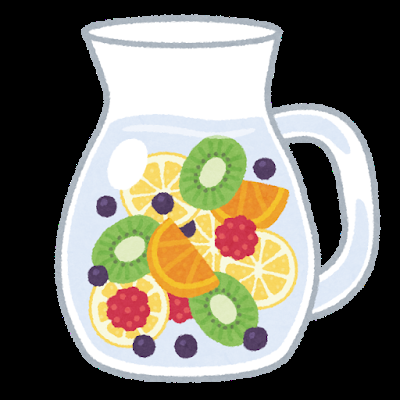
#> input picture sample/irasutoya_drink.png, 400 x 400 px, found by its file name
$ jupyter execute PixelsInImage.ipynb
#> lines starting #> are read from the running program, lines starting #| are printed output that depends on the picture; after the words box and inside, x2 and y2 are one past the last pixel; in counts of white or black regions, pixels touching at a corner belong together
<a href="https://colab.research.google.com/github/shizoda/education/blob/main/image/PixelsInImage.ipynb" target="_parent"></a>

# デジタル画像

コンピュータ上で扱われる画像（デジタル画像）について学びます。画像の一部（関心領域 ROI: Region of Interest）を拡大してみます。カラー画像がR (Red), G (Green), B (Blue) の3つのチャンネルから成り立つことが確認できます。

## ツールの使い方

1.  **ROI（関心領域）の設定**フォームが表示されます。
2.  **自動探索モード**
    * デフォルト（`manual_x = -1`）のままコードを実行すると、プログラムが画像内で最も特徴的だと判断した領域を自動で探し、その座標（X, Y）を出力します。
3.  **手動設定モード**
    * `manual_x`と`manual_y`に0以上の整数値を入力すると、指定した座標を左上としてROIが設定されます。

[cell 1]
# @markdown ### ROI（関心領域）の設定
# @markdown `manual_x` か `manual_y` に-1を設定すると自動探索モードになります。
# @markdown 0以上の値を設定すると、その座標がROIの左上隅として手動で設定されます。
# @markdown ---
manual_x = -1  # @param {type:"integer"}
manual_y = -1  # @param {type:"integer"}
manual_width = 7  # @param {type:"integer"}
manual_height = 10 # @param {type:"integer"}

import cv2
import numpy as np
import matplotlib.pyplot as plt
import urllib.request
from matplotlib.colors import LinearSegmentedColormap

# 画像のダウンロード
url = "https://raw.githubusercontent.com/shizoda/education/refs/heads/main/sample/irasutoya_drink.png"
image_path = "/tmp/downloaded_image.png"

try:
    with urllib.request.urlopen(url) as response, open(image_path, 'wb') as f:
        f.write(response.read())
except Exception as e:
    print(f"画像のダウンロードに失敗しました。エラー: {e}")
    exit()

# 画像の読み込み (アルファチャンネルを保持)
image = cv2.imread(image_path, cv2.IMREAD_UNCHANGED)
#> image is the input picture: shape (400, 400, 4); mean B, G, R, A 106.3, 118, 120.9, 140.6

if image is None:
    print("画像の読み込みに失敗しました。")
    exit()

# アルファチャンネルがある場合、透明部分を白に変換
if image.shape[2] == 4:
    alpha_channel = image[:,:,3]
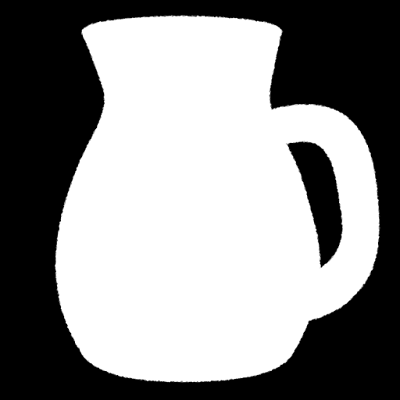
#> alpha_channel: shape (400, 400); min 0, max 255, mean 140.6
    image[alpha_channel == 0] = [255, 255, 255, 255]
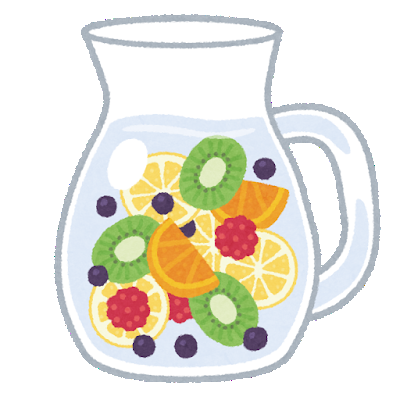
#> image: shape (400, 400, 4); mean B, G, R, A 218.3, 230.1, 233, 252.7

# BGR/BGRAからRGBに変換
if image.shape[2] == 4:
    image_rgb_orig = cv2.cvtColor(image, cv2.COLOR_BGRA2RGB)
else:
    image_rgb_orig = cv2.cvtColor(image, cv2.COLOR_BGR2RGB)

# 画像を128x128にリサイズ
target_size = (128, 128)
image_rgb = cv2.resize(image_rgb_orig, target_size, interpolation=cv2.INTER_AREA)
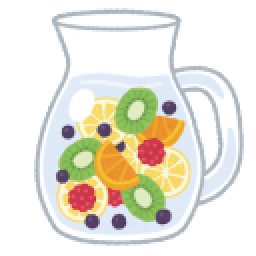
#> image_rgb: shape (128, 128, 3) (shown 2 times larger); mean R, G, B 233, 230.1, 218.3

# グレースケール変換
gray = cv2.cvtColor(image_rgb, cv2.COLOR_RGB2GRAY)
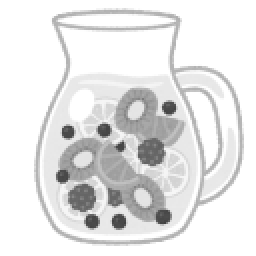
#> gray: shape (128, 128) (shown 2 times larger); min 65, max 255, mean 229.6

# --- ROIの決定ロジック ---
final_x, final_y, final_w, final_h = 0, 0, manual_width, manual_height

if manual_x < 0 or manual_y < 0:
    print("自動モードでROIを探索します...")
    # ▼▼▼ バランス調整用の重み ▼▼▼
    w_color = 3.0
    w_variance = 10.0

    best_x, best_y = -1, -1
    max_combined_score = -1

    scan_width = image_rgb.shape[1] - final_w
#> scan_width = 121
    scan_height = image_rgb.shape[0] - final_h
#> scan_height = 118

    if scan_width >= 0 and scan_height >= 0:
        for y in range(scan_height):
            for x in range(scan_width):
                roi_rgb = image_rgb[y:y+final_h, x:x+final_w]

                # 1. カラフルさのスコア
                roi_r = roi_rgb[:, :, 0].astype(np.int16)
                roi_g = roi_rgb[:, :, 1].astype(np.int16)
                roi_b = roi_rgb[:, :, 2].astype(np.int16)
                color_diff_score = np.sum(np.abs(roi_r - roi_g)) + \
                                   np.sum(np.abs(roi_g - roi_b)) + \
                                   np.sum(np.abs(roi_b - roi_r))

                # 2. 明るさの分散スコア
                roi_gray = gray[y:y+final_h, x:x+final_w]
                variance_score = np.var(roi_gray)

                # 3. 最終スコア
                combined_score = (w_color * color_diff_score) + (w_variance * variance_score)

                if combined_score > max_combined_score:
                    max_combined_score = combined_score
                    best_x, best_y = x, y
#> after the loop, best_x = 44; best_y = 94; max_combined_score = 87108.9

        final_x, final_y = best_x, best_y
#> final_x = 44; final_y = 94
        print(f"探索結果: X={final_x}, Y={final_y} にROIを自動設定しました。")
#| 探索結果: X=44, Y=94 にROIを自動設定しました。
    else:
        print("画像サイズが探索領域より小さいため、自動探索をスキップしました。")

else:
    print(f"手動モード: X={manual_x}, Y={manual_y} にROIを設定します。")
    final_x, final_y = manual_x, manual_y

# --- ここから後続の処理 ---
# 座標が画像の範囲外にならないように補正
final_x = max(0, min(final_x, image_rgb.shape[1] - final_w))
final_y = max(0, min(final_y, image_rgb.shape[0] - final_h))

# 見つかった領域を矩形で囲む
image_with_rect = image_rgb.copy()
cv2.rectangle(image_with_rect, (final_x, final_y), (final_x + final_w, final_y + final_h), (0, 0, 255), 1)
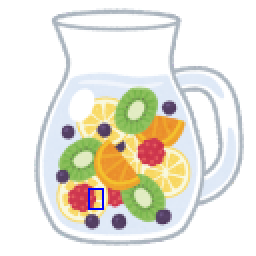
#> image_with_rect: shape (128, 128, 3) (shown 2 times larger); 0.21% of pixels changed, all inside (x1, y1, x2, y2) = (44, 94, 52, 105)

# 拡大する部分の座標
roi_gray = gray[final_y:final_y+final_h, final_x:final_x+final_w]
roi_r = image_rgb[final_y:final_y+final_h, final_x:final_x+final_w, 0]
roi_g = image_rgb[final_y:final_y+final_h, final_x:final_x+final_w, 1]
roi_b = image_rgb[final_y:final_y+final_h, final_x:final_x+final_w, 2]

# (以下、グラフ描画のコードは変更なし)
# ... (ピクセル値プロット用の関数やカスタムカラーマップ定義) ...

# ピクセル値を文字として表示し、格子を描画する汎用関数
def show_channel_with_grid_and_values(ax, data, title, cmap='gray', vmin=0, vmax=255):
    ax.imshow(data, cmap=cmap, vmin=vmin, vmax=vmax)
    ax.set_title(title)
    ax.axis("off")
    # 格子を描画
    for i in range(data.shape[0] + 1):
        ax.axhline(i - 0.5, color='white', lw=1)
    for j in range(data.shape[1] + 1):
        ax.axvline(j - 0.5, color='white', lw=1)
    for i in range(data.shape[0]):
        for j in range(data.shape[1]):
            # テキストの色を濃度値に応じて変更
            if "Red Channel" in title: text_color = "white"  # if data[i, j] <= 230 else "black"
            elif "Blue Channel" in title: text_color = "white"
            else: text_color = "white" if data[i, j] < 128 else "black"
            ax.text(j, i, f"{data[i, j]:3}", ha="center", va="center", color=text_color, fontsize=10)

# カスタムカラーマップを定義
cdict_red = {'red':   ((0.0, 0.0, 0.0), (1.0, 1.0, 1.0)), 'green': ((0.0, 0.0, 0.0), (1.0, 0.0, 0.0)), 'blue':  ((0.0, 0.0, 0.0), (1.0, 0.0, 0.0))}
Red_cmap = LinearSegmentedColormap('Red_cmap', segmentdata=cdict_red, N=256)
cdict_green = {'red':   ((0.0, 0.0, 0.0), (1.0, 0.0, 0.0)), 'green': ((0.0, 0.0, 0.0), (1.0, 1.0, 1.0)), 'blue':  ((0.0, 0.0, 0.0), (1.0, 0.0, 0.0))}
Green_cmap = LinearSegmentedColormap('Green_cmap', segmentdata=cdict_green, N=256)
cdict_blue = {'red':   ((0.0, 0.0, 0.0), (1.0, 0.0, 0.0)), 'green': ((0.0, 0.0, 0.0), (1.0, 0.0, 0.0)), 'blue':  ((0.0, 0.0, 0.0), (1.0, 1.0, 1.0))}
Blue_cmap = LinearSegmentedColormap('Blue_cmap', segmentdata=cdict_blue, N=256)

# --- グラフ描画 ---
# 1. 全体像のプロット
fig = plt.figure(figsize=(8, 7))

ax1 = fig.add_subplot(3, 4, 1)
ax1.set_title(f"Resized ({target_size[0]}x{target_size[1]})")
ax1.imshow(image_rgb)
ax1.axis("off")

ax4 = fig.add_subplot(3, 4, 2)
ax4.set_title("Red Channel")
ax4.imshow(image_rgb[:,:,0], cmap=Red_cmap)
ax4.axis("off")

ax5 = fig.add_subplot(3, 4, 3)
ax5.set_title("Green Channel")
ax5.imshow(image_rgb[:,:,1], cmap=Green_cmap)
ax5.axis("off")

ax6 = fig.add_subplot(3, 4, 4)
ax6.set_title("Blue Channel")
ax6.imshow(image_rgb[:,:,2], cmap=Blue_cmap)
ax6.axis("off")

ax2 = fig.add_subplot(3, 4, 5)
ax2.set_title("Grayscale Image")
ax2.imshow(gray, cmap='gray')
ax2.axis("off")

ax3 = fig.add_subplot(3, 4, 6)
ax3.set_title("Region of Interest")
ax3.imshow(image_with_rect)
ax3.axis("off")

# 拡大している領域の周囲 32x24 画素を切り出し表示
enlarged_w, enlarged_h = 32, 24
enlarged_x = max(0, final_x - (enlarged_w - final_w) // 2)
#> enlarged_x = 32
enlarged_y = max(0, final_y - (enlarged_h - final_h) // 2)
#> enlarged_y = 87
roi_enlarged = image_with_rect[enlarged_y:enlarged_y+enlarged_h, enlarged_x:enlarged_x+enlarged_w]
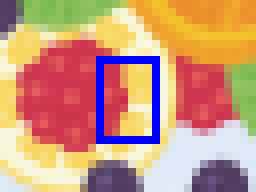
#> roi_enlarged: shape (24, 32, 3) (shown 8 times larger); mean R, G, B 202.2, 153.1, 125.3
ax7 = fig.add_subplot(3, 4, 7)
ax7.imshow(roi_enlarged)
ax7.set_title(f"Enlarged Region")
ax7.axis("off")

plt.tight_layout()
plt.show()
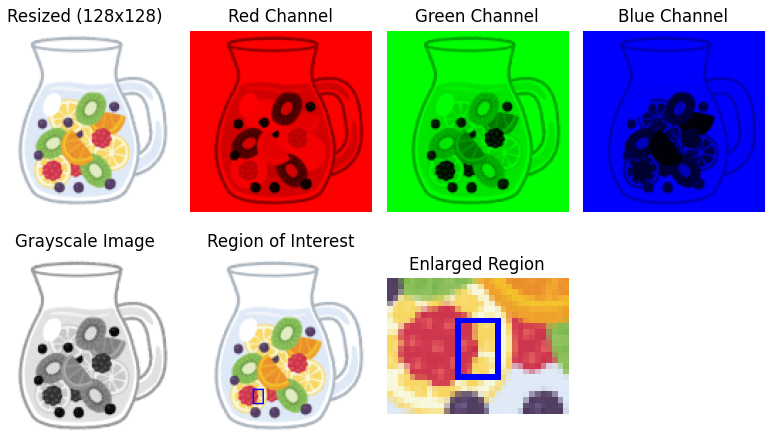
#> figure drawn by matplotlib, 7 panels

# 2. ROIの詳細プロット
fig, axes = plt.subplots(1, 4, figsize=(9, 4))
show_channel_with_grid_and_values(axes[3], roi_b, "Blue Channel (ROI)", cmap=Blue_cmap)
show_channel_with_grid_and_values(axes[2], roi_g, "Green Channel (ROI)", cmap=Green_cmap)
show_channel_with_grid_and_values(axes[1], roi_r, "Red Channel (ROI)", cmap=Red_cmap)
show_channel_with_grid_and_values(axes[0], roi_gray, "Grayscale (ROI)")
plt.tight_layout()
plt.show()
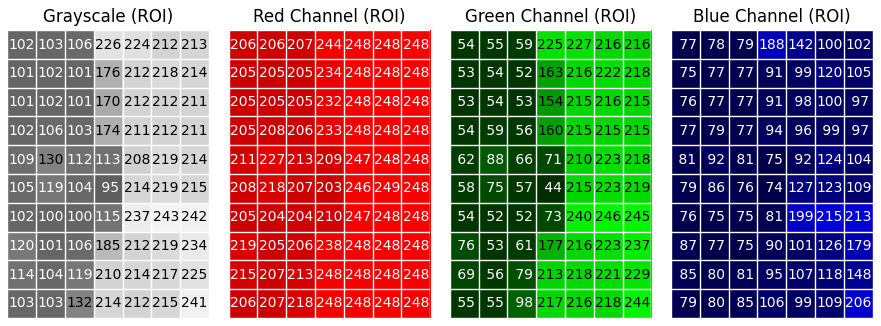
#> figure drawn by matplotlib, 4 panels
